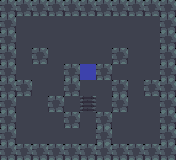

The image is a tile-based game level rendered from a .tmx file. Its description and complete source (layers, tilesets, objects, tile grids) follow:
An orthogonal 11x10 tile map with 16x16 px tiles, 1 tile layer (terrain) and 9 objects.

<map version="1.10" tiledversion="1.11.2" orientation="orthogonal" renderorder="right-down" width="11" height="10" tilewidth="16" tileheight="16" infinite="0" nextlayerid="3" nextobjectid="10">
 <properties>
  <property name="name" value="Skylight" />
  <property name="author" value="moineau" />
  <property name="goldMoves" type="int" value="53" />
  <property name="goldTime" type="float" value="13.6" />
  <property name="platinumMoves" type="int" value="49" />
 </properties>
 <tileset firstgid="1" source="tileset.tsx" />
 <layer id="1" name="terrain" width="11" height="10">
  <data encoding="csv">
4,4,4,4,4,4,4,4,4,4,4,
4,1,1,1,1,1,1,1,1,1,4,
4,1,1,1,1,1,1,1,1,1,4,
4,1,4,1,1,1,1,4,1,1,4,
4,1,1,1,4,3,4,1,1,1,4,
4,4,1,1,4,1,1,4,1,4,4,
4,1,1,4,1,5,1,4,1,1,4,
4,1,1,1,4,1,4,1,1,1,4,
4,1,1,1,1,1,4,1,1,1,4,
4,4,4,4,4,4,4,4,4,4,4
</data>
 </layer>
 <objectgroup id="2" name="objects">
  <object id="1" gid="6" x="16" y="32" width="16" height="16" />
  <object id="2" gid="9" x="32" y="32" width="16" height="16" />
  <object id="3" gid="9" x="80" y="32" width="16" height="16" />
  <object id="4" gid="9" x="16" y="64" width="16" height="16" />
  <object id="5" gid="9" x="128" y="64" width="16" height="16" />
  <object id="6" gid="9" x="144" y="64" width="16" height="16" />
  <object id="7" gid="9" x="32" y="112" width="16" height="16" />
  <object id="8" gid="9" x="144" y="128" width="16" height="16" />
  <object id="9" gid="9" x="64" y="144" width="16" height="16" />
 </objectgroup>
</map>
